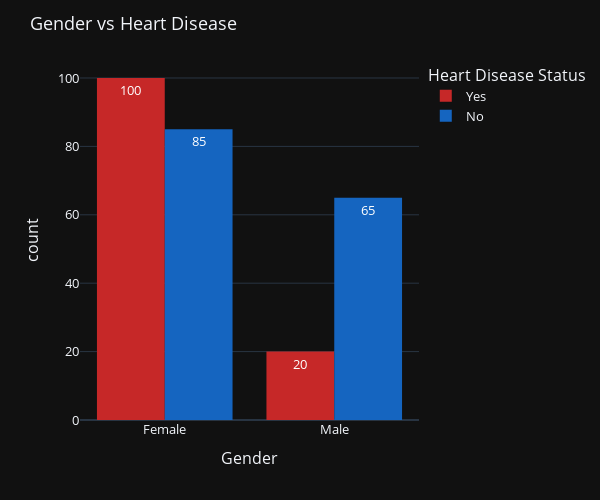

Write notebook code for a chart like this one.
### Markdown cell above
### Gender

### Code cell
histplot("Gender",bins=2)

### Figure 1 — Plotly figure (JSON) as saved in the notebook; plotly's stock layout.template omitted (floating-point values rounded to 4 significant figures; data arrays with more than 128 entries replaced by an {"elided": "..."} marker saying what was removed)
{"data": [{"alignmentgroup": "True", "bingroup": "x", "hovertemplate": "Heart Disease=1<br>Gender=%{x}<br>count=%{y}<extra></extra>", "legendgroup": "1", "marker": {"color": "#C62828", "pattern": {"shape": ""}}, "name": "Yes", "nbinsx": 2, "offsetgroup": "1", "orientation": "v", "showlegend": true, "texttemplate": "%{value}", "type": "histogram", "x": ["Female", "Female", "Female", "Female", "Female", "Male", "Female", "Female", "Female", "Female", "Female", "Female", "Female", "Female", "Female", "Female", "Female", "Female", "Female", "Female", "Female", "Female", "Male", "Female", "Female", "Male", "Female", "Male", "Female", "Male", "Female", "Female", "Female", "Female", "Female", "Female", "Female", "Male", "Female", "Female", "Female", "Female", "Female", "Female", "Female", "Female", "Female", "Male", "Female", "Male", "Male", "Female", "Male", "Female", "Female", "Female", "Female", "Female", "Female", "Male", "Female", "Female", "Female", "Female", "Female", "Female", "Female", "Female", "Female", "Female", "Female", "Male", "Female", "Male", "Female", "Female", "Female", "Female", "Male", "Female", "Female", "Female", "Male", "Female", "Female", "Female", "Female", "Female", "Female", "Female", "Female", "Female", "Female", "Female", "Female", "Female", "Female", "Female", "Female", "Male", "Male", "Male", "Female", "Female", "Male", "Female", "Female", "Male", "Female", "Female", "Female", "Female", "Female", "Female", "Female", "Female", "Female", "Female", "Female", "Female"], "xaxis": "x", "yaxis": "y"}, {"alignmentgroup": "True", "bingroup": "x", "hovertemplate": "Heart Disease=0<br>Gender=%{x}<br>count=%{y}<extra></extra>", "legendgroup": "0", "marker": {"color": "#1565C0", "pattern": {"shape": ""}}, "name": "No", "nbinsx": 2, "offsetgroup": "0", "orientation": "v", "showlegend": true, "texttemplate": "%{value}", "type": "histogram", "x": {"elided": "150 str values"}, "xaxis": "x", "yaxis": "y"}], "layout": {"barmode": "group", "font": {"size": 13}, "height": 500, "legend": {"title": {"text": "Heart Disease Status"}, "tracegroupgap": 0}, "margin": {"t": 60}, "title": {"text": "Gender vs Heart Disease"}, "width": 600, "xaxis": {"anchor": "y", "domain": [0, 1], "title": {"text": "Gender"}}, "yaxis": {"anchor": "x", "domain": [0, 1], "title": {"text": "count"}}}}
